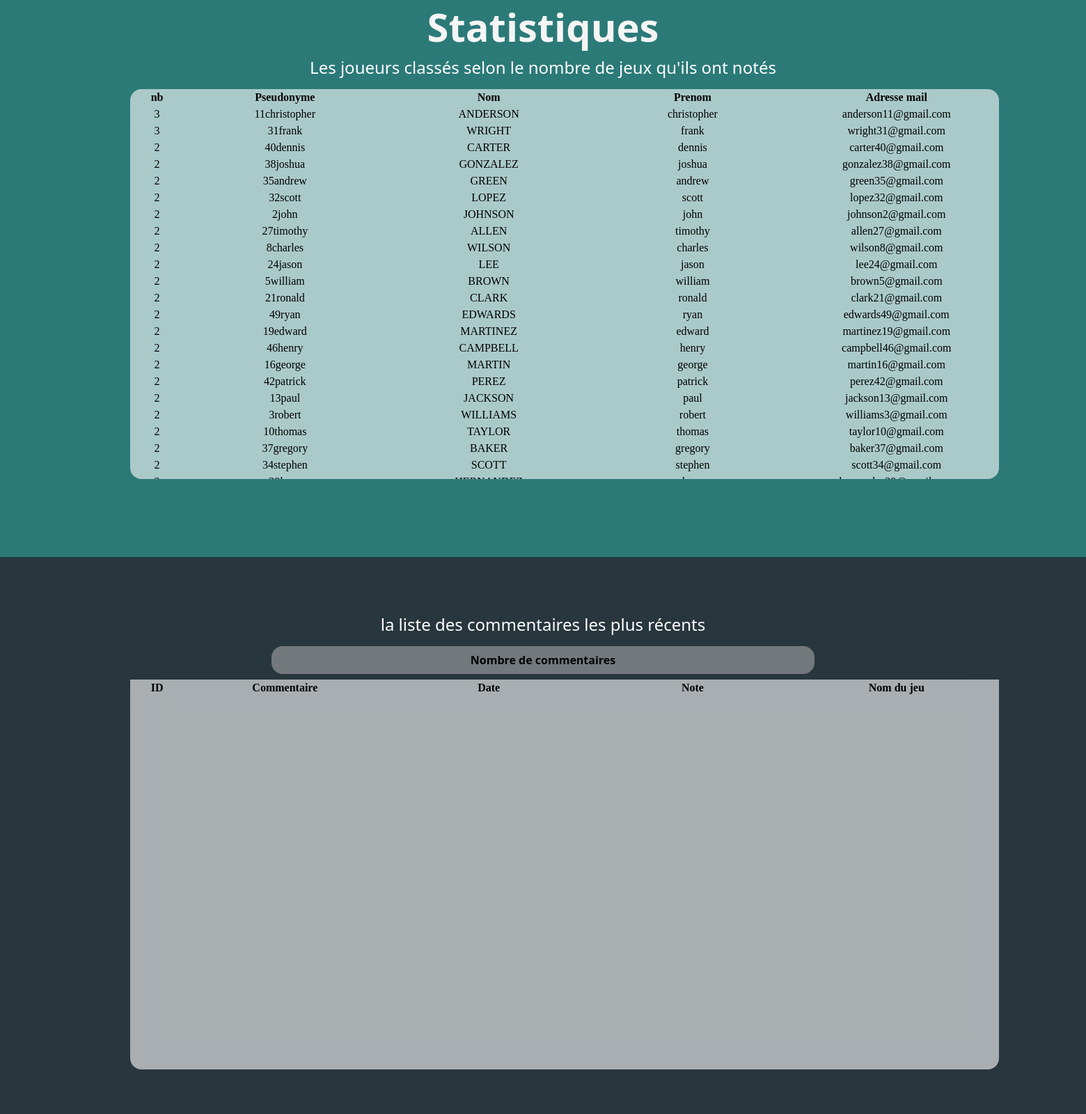
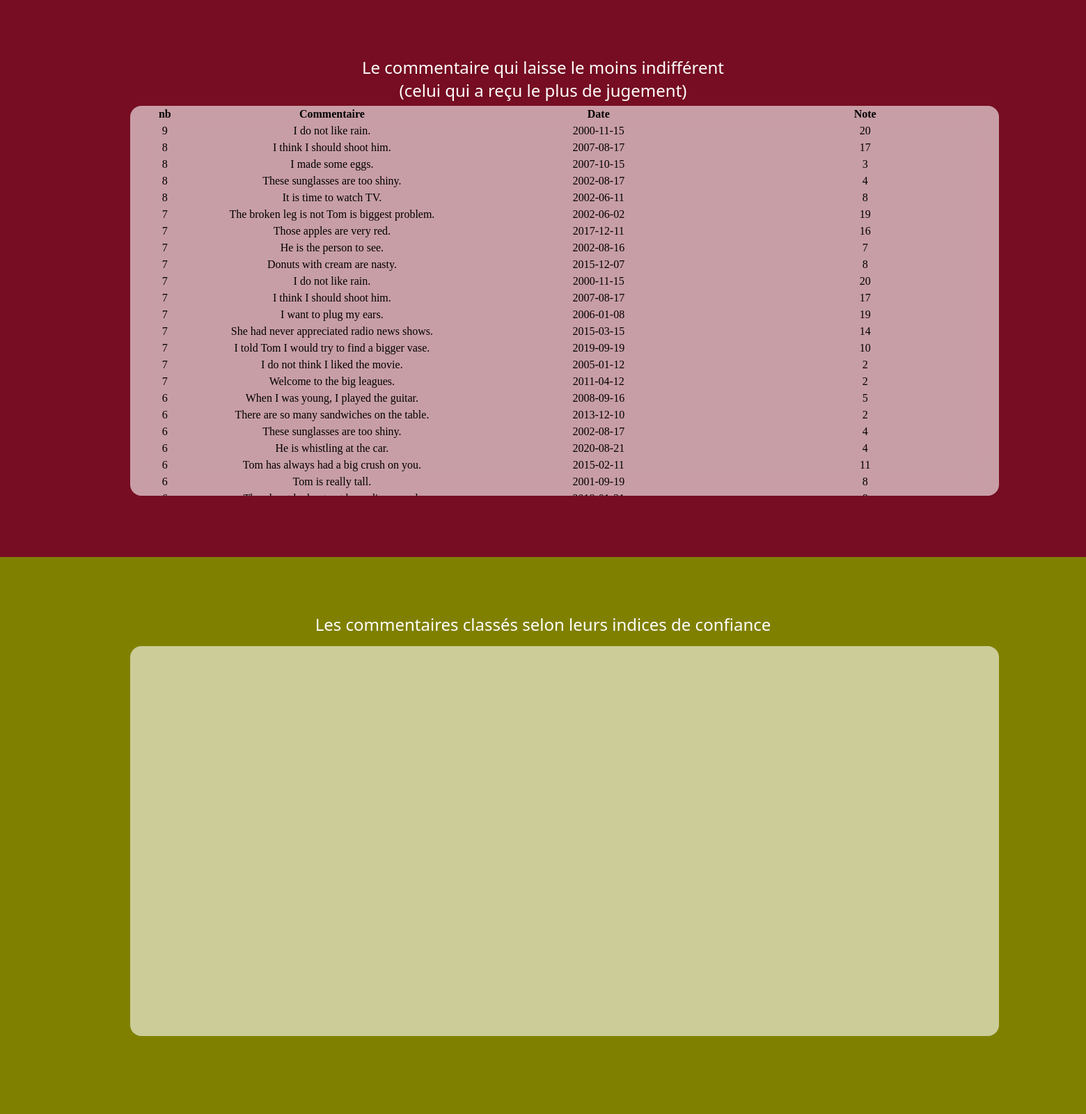
The page /statistics.php on the database its author committed (2 pictures, top to bottom).
### tables this page shows
create table JOUEURS
(
    PSEUDONYME                      CHAR(50)              not null,
    NOM_JOUEUR                      CHAR(50)                      ,
    PRENOM_JOUEUR                   CHAR(50)                      ,
    ADRESSE_MAIL                   CHAR(40)                      ,
    constraint pk_joueur primary key (PSEUDONYME)
);

create table NOTES
(
    ID_NOTE                         INT(3)               not null   ,
    COMMENTAIRE                     CHAR(50)                        ,
    DATE_NOTE                       DATE                            ,
    VALEUR                          INT(1)                          ,
    NOMBRE_JOUEURS                  INT(2)                          ,
    NOM_JEU                         CHAR(50)             not null   ,
    PSEUDONYME                      CHAR(50)             not null   ,
    constraint pk_note primary key (ID_NOTE)
);

### src/statistics.php (the view, shortened to what this page needs)
<!DOCTYPE html>
<html lang="en">
<head>
    <link rel="stylesheet" href="styles.css"/>
</head>
<body>
    <div class="pages">
        <div class="page-1">
            <div class="stats-title-page">Statistiques</div>
            <div class="stats-wrap">
                <div class="title-grid">Les joueurs classés selon le nombre de jeux qu'ils ont notés</div>
                <div class="stats-grid" style="margin-top: 6vh; border-radius: 2vh; overflow-y: scroll;" >
                <table style="width:100%">
                            <tr>
                                <th style="width:5%">nb</th>
                                <th style="width:20%">Pseudonyme</th>
                                <th style="width:20%">Nom</th>
                                <th style="width:20%">Prenom</th>
                                <th style="width:20%">Adresse mail</th>
                            </tr>
                </table>
                <?php
                    $db = new PDO(
                        'mysql:host=localhost;dbname=mysql;charset=utf8',
                        'root',
                        ''
                        );
                   $rs = $db->prepare('SELECT COUNT(A.PSEUDONYME) NB, A.*
                                        FROM (SELECT * FROM JOUEURS NATURAL JOIN NOTES) A
                                        GROUP BY A.PSEUDONYME
                                        ORDER BY NB DESC;');
                   $rs->execute();
                   $themes = $rs->fetchAll();
                   foreach ($themes as $theme) {
                   ?>
                        <table style="width:100%">
                            <tr>
                                <td style="width:5%"><?php echo $theme['NB'];?></td >
                                <td style="width:20%"><?php echo $theme['PSEUDONYME'];?></td>
                                <td style="width:20%"><?php echo $theme['NOM_JOUEUR'];?></td>
                                <td style="width:20%"><?php echo $theme['PRENOM_JOUEUR'];?></td>
                                <td style="width:20%"><?php echo $theme['ADRESSE_MAIL'];?></td>
                            </tr>
                   </table>
                   <?php
                    }
                    ?>
                </div>
            </div>
        </div>
        <div class="page-2">
            <div class="stats-wrap">
                <div class="title-grid">la liste des commentaires les plus récents</div>
                <button class="choose-button">Nombre de commentaires</button>
                <div class="stats-grid">
                    <table style="width:100%">
                        <tr>
                                <th style="width:5%">ID</th>
                                <th style="width:20%">Commentaire</th>
                                <th style="width:20%">Date</th>
                                <th style="width:20%">Note</th>
                                <th style="width:20%">Nom du jeu</th>
                        </tr>
                    </table>
                </div>
            </div>
        </div>
        <div class="page-3">
            <div class="stats-wrap">
                <div class="title-grid">Le commentaire qui laisse le moins indifférent <br> (celui qui a reçu le plus de jugement)</div>
                <div class="stats-grid" style="margin-top: 9vh; border-radius: 2vh; overflow-y: scroll;">
                <table style="width:100%">
                            <tr>
                                <th style="width:5%">nb</th>
                                <th style="width:20%">Commentaire</th>
                                <th style="width:20%">Date</th>
                                <th style="width:20%">Note</th>
                            </tr>
                </table>
                <?php
                    $db = new PDO(
                        'mysql:host=localhost;dbname=mysql;charset=utf8',
                        'root',
                        ''
                        );
                    $rs = $db->prepare('SELECT *
                                    FROM  NOTES
                                    NATURAL JOIN (select count(*) NB, ID_NOTE from JUGEMENTS GROUP BY JUGEMENTS.ID_NOTE) A
                                    ORDER BY NB DESC;');
                   $rs->execute();
                   $themes = $rs->fetchAll();
                   foreach ($themes as $theme) {
                   ?>
                        <table style="width:100%">
                            <tr>
                                <td style="width:5%"><?php echo $theme['NB'];?></td >
                                <td style="width:20%"><?php echo $theme['COMMENTAIRE'];?></td>
                                <td style="width:20%"><?php echo $theme['DATE_NOTE'];?></td>
                                <td style="width:20%"><?php echo $theme['VALEUR'];?></td>
                            </tr>
                   </table>
                   <?php
                    }
                    ?>
                </div>
            </div>
        </div>
        <div class="page-4">
            <div class="stats-wrap">
                <div class="title-grid">Les commentaires classés selon leurs indices de confiance</div>
                <div class="stats-grid" style="margin-top: 6vh; border-radius: 2vh;">
                </div>
            </div>
        </div>
    </div>
</body>
</html>

### src/styles.css (style rules this page uses)
html { height: 100%; aspect-ratio: 1; overflow-x: hidden; overflow-y: auto; background-color: rgb(0,0,0,.6); }
.pages { z-index: -1; position: absolute; top: 0; left: 0; width: 100%; display: grid; grid-template-columns: auto; column-gap: 0px; }
.page-1, .page-2, .page-3, .page-4, .page-5, .page-6,.footer { position: relative; height: 100vh; width: 100%; }
.page-1 { background-color: rgb(43, 122, 120); }
.page-2 { background-color: rgb(40, 54, 61); }
.page-3 { background-color: rgb(118, 13, 34); }
.page-4 { background-color: olive; }
.consult-wrap, .stats-wrap { position: absolute; top: 50%; left: 50%; height: 80vh; transform: translate(-50%, -50%); text-align: center; }
.consult-wrap > .title-grid, .stats-wrap > .title-grid { display: inline-block; height: 6vh; width: 60vw; color: white; text-align: center; font-family: system-ui, -apple-system, BlinkMacSystemFont, 'Segoe UI', Roboto, Oxygen, Ubuntu, Cantarell, 'Open Sans', 'Helvetica Neue', sans-serif; font-size: 3vh; font-weight: 500; }
.choose-button { display: inline-block; height: 5vh; width: 50vw; font-family: system-ui, -apple-system, BlinkMacSystemFont, 'Segoe UI', Roboto, Oxygen, Ubuntu, Cantarell, 'Open Sans', 'Helvetica Neue', sans-serif; font-size: 2vh; font-weight: 600; text-align: center; border: none; cursor: pointer; transition: .2s ease-out; background-color: rgb(189, 188, 188, .5); backdrop-filter: blur(20px); color: black; border-radius: 2vh; }
.consult-grid, .stats-grid { z-index: -1; display: inline-block; position: absolute; left: 0; margin: 1vh; margin-left: -8vw; height: 70vh; width: 80vw; border-bottom-left-radius: 2vh; border-bottom-right-radius: 2vh; background-color: rgb(255, 255, 255, .6); backdrop-filter: blur(20px); }
.consult-title-page, .stats-title-page, .about-title-page, .index-title-page { position: absolute; top: 0; left: 50%; transform: translateX(-50%); color: whitesmoke; font-family: system-ui, -apple-system, BlinkMacSystemFont, 'Segoe UI', Roboto, Oxygen, Ubuntu, Cantarell, 'Open Sans', 'Helvetica Neue', sans-serif; font-size: 7vh; font-weight: 700; }

### rows shown on the page
joueurs: NB "3", PSEUDONYME "11christopher", NOM_JOUEUR "ANDERSON", PRENOM_JOUEUR "christopher", ADRESSE_MAIL "anderson11@gmail.com"
joueurs: NB "3", PSEUDONYME "31frank", NOM_JOUEUR "WRIGHT", PRENOM_JOUEUR "frank", ADRESSE_MAIL "wright31@gmail.com"
joueurs: NB "2", PSEUDONYME "40dennis", NOM_JOUEUR "CARTER", PRENOM_JOUEUR "dennis", ADRESSE_MAIL "carter40@gmail.com"
joueurs: NB "2", PSEUDONYME "38joshua", NOM_JOUEUR "GONZALEZ", PRENOM_JOUEUR "joshua", ADRESSE_MAIL "gonzalez38@gmail.com"
joueurs: NB "2", PSEUDONYME "35andrew", NOM_JOUEUR "GREEN", PRENOM_JOUEUR "andrew", ADRESSE_MAIL "green35@gmail.com"
joueurs: NB "2", PSEUDONYME "32scott", NOM_JOUEUR "LOPEZ", PRENOM_JOUEUR "scott", ADRESSE_MAIL "lopez32@gmail.com"
joueurs: NB "2", PSEUDONYME "2john", NOM_JOUEUR "JOHNSON", PRENOM_JOUEUR "john", ADRESSE_MAIL "johnson2@gmail.com"
joueurs: NB "2", PSEUDONYME "27timothy", NOM_JOUEUR "ALLEN", PRENOM_JOUEUR "timothy", ADRESSE_MAIL "allen27@gmail.com"
joueurs: NB "2", PSEUDONYME "8charles", NOM_JOUEUR "WILSON", PRENOM_JOUEUR "charles", ADRESSE_MAIL "wilson8@gmail.com"
joueurs: NB "2", PSEUDONYME "24jason", NOM_JOUEUR "LEE", PRENOM_JOUEUR "jason", ADRESSE_MAIL "lee24@gmail.com"
joueurs: NB "2", PSEUDONYME "5william", NOM_JOUEUR "BROWN", PRENOM_JOUEUR "william", ADRESSE_MAIL "brown5@gmail.com"
joueurs: NB "2", PSEUDONYME "21ronald", NOM_JOUEUR "CLARK", PRENOM_JOUEUR "ronald", ADRESSE_MAIL "clark21@gmail.com"
joueurs: NB "2", PSEUDONYME "49ryan", NOM_JOUEUR "EDWARDS", PRENOM_JOUEUR "ryan", ADRESSE_MAIL "edwards49@gmail.com"
joueurs: NB "2", PSEUDONYME "19edward", NOM_JOUEUR "MARTINEZ", PRENOM_JOUEUR "edward", ADRESSE_MAIL "martinez19@gmail.com"
joueurs: NB "2", PSEUDONYME "46henry", NOM_JOUEUR "CAMPBELL", PRENOM_JOUEUR "henry", ADRESSE_MAIL "campbell46@gmail.com"
joueurs: NB "2", PSEUDONYME "16george", NOM_JOUEUR "MARTIN", PRENOM_JOUEUR "george", ADRESSE_MAIL "martin16@gmail.com"
joueurs: NB "2", PSEUDONYME "42patrick", NOM_JOUEUR "PEREZ", PRENOM_JOUEUR "patrick", ADRESSE_MAIL "perez42@gmail.com"
joueurs: NB "2", PSEUDONYME "13paul", NOM_JOUEUR "JACKSON", PRENOM_JOUEUR "paul", ADRESSE_MAIL "jackson13@gmail.com"
joueurs: NB "2", PSEUDONYME "3robert", NOM_JOUEUR "WILLIAMS", PRENOM_JOUEUR "robert", ADRESSE_MAIL "williams3@gmail.com"
joueurs: NB "2", PSEUDONYME "10thomas", NOM_JOUEUR "TAYLOR", PRENOM_JOUEUR "thomas", ADRESSE_MAIL "taylor10@gmail.com"
joueurs: NB "2", PSEUDONYME "37gregory", NOM_JOUEUR "BAKER", PRENOM_JOUEUR "gregory", ADRESSE_MAIL "baker37@gmail.com"
joueurs: NB "2", PSEUDONYME "34stephen", NOM_JOUEUR "SCOTT", PRENOM_JOUEUR "stephen", ADRESSE_MAIL "scott34@gmail.com"
notes: NB "9", COMMENTAIRE "I do not like rain.", DATE_NOTE "2000-11-15", VALEUR "20"
notes: NB "8", COMMENTAIRE "I think I should shoot him.", DATE_NOTE "2007-08-17", VALEUR "17"
notes: NB "8", COMMENTAIRE "I made some eggs.", DATE_NOTE "2007-10-15", VALEUR "3"
notes: NB "8", COMMENTAIRE "These sunglasses are too shiny.", DATE_NOTE "2002-08-17", VALEUR "4"
notes: NB "8", COMMENTAIRE "It is time to watch TV.", DATE_NOTE "2002-06-11", VALEUR "8"
notes: NB "7", COMMENTAIRE "The broken leg is not Tom is biggest problem.", DATE_NOTE "2002-06-02", VALEUR "19"
notes: NB "7", COMMENTAIRE "Those apples are very red.", DATE_NOTE "2017-12-11", VALEUR "16"
notes: NB "7", COMMENTAIRE "He is the person to see.", DATE_NOTE "2002-08-16", VALEUR "7"
notes: NB "7", COMMENTAIRE "Donuts with cream are nasty.", DATE_NOTE "2015-12-07", VALEUR "8"
notes: NB "7", COMMENTAIRE "I do not like rain.", DATE_NOTE "2000-11-15", VALEUR "20"
notes: NB "7", COMMENTAIRE "I think I should shoot him.", DATE_NOTE "2007-08-17", VALEUR "17"
notes: NB "7", COMMENTAIRE "I want to plug my ears.", DATE_NOTE "2006-01-08", VALEUR "19"
notes: NB "7", COMMENTAIRE "She had never appreciated radio news shows.", DATE_NOTE "2015-03-15", VALEUR "14"
notes: NB "7", COMMENTAIRE "I told Tom I would try to find a bigger vase.", DATE_NOTE "2019-09-19", VALEUR "10"
notes: NB "7", COMMENTAIRE "I do not think I liked the movie.", DATE_NOTE "2005-01-12", VALEUR "2"
notes: NB "7", COMMENTAIRE "Welcome to the big leagues.", DATE_NOTE "2011-04-12", VALEUR "2"
notes: NB "6", COMMENTAIRE "When I was young, I played the guitar.", DATE_NOTE "2008-09-16", VALEUR "5"
notes: NB "6", COMMENTAIRE "There are so many sandwiches on the table.", DATE_NOTE "2013-12-10", VALEUR "2"
notes: NB "6", COMMENTAIRE "These sunglasses are too shiny.", DATE_NOTE "2002-08-17", VALEUR "4"
notes: NB "6", COMMENTAIRE "He is whistling at the car.", DATE_NOTE "2020-08-21", VALEUR "4"
notes: NB "6", COMMENTAIRE "Tom has always had a big crush on you.", DATE_NOTE "2015-02-11", VALEUR "11"
notes: NB "6", COMMENTAIRE "Tom is really tall.", DATE_NOTE "2001-09-19", VALEUR "8"
